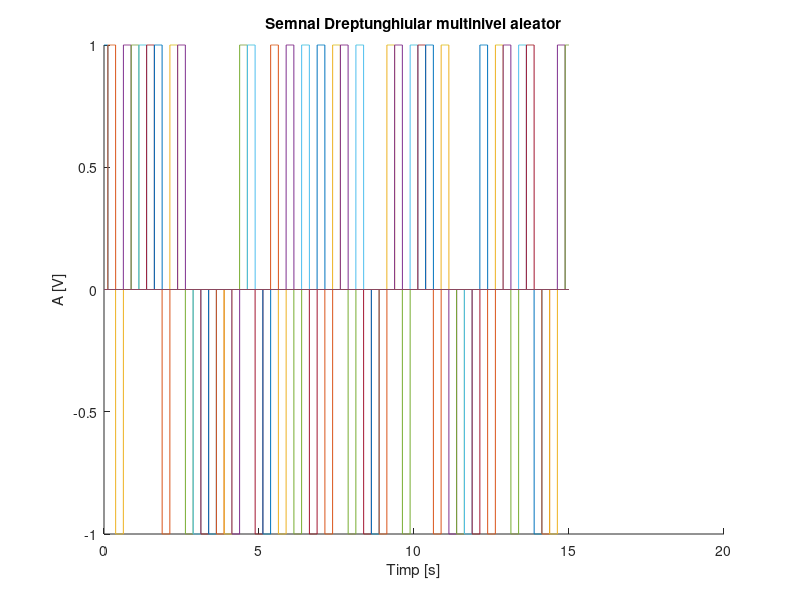

Recreate this plot in MATLAB.
%identic pentru 20ms si 200ms(0.02 respectiv 0.2)
%a1.)semnal de rezolutie temporala de 2ms(2ms=0.002)
t=0:0.002:15
niv = [ -1 1 ];
figure(1) %crearea unei noi pagini grafice 
hold on %retinerea grafic curent si adaugarea urmatoarelor reprezentari
title('Semnal Dreptunghiular multinivel aleator') %titlul
xlabel('Timp [s]') %denumirea axa ox
ylabel('A [V]') %denumirea axa oy
for n=0:0.25:40 %repetarea unei instructiuni 
y = datasample(niv, 1) %returneaza un esantion de k numere aleatorii din populatia niv
plot(t, y*rectpuls(t-n, 0.25)) %rectpuls creeaza un puls dreptunghiular intr-o frecventa de la t-n la 0.25
end